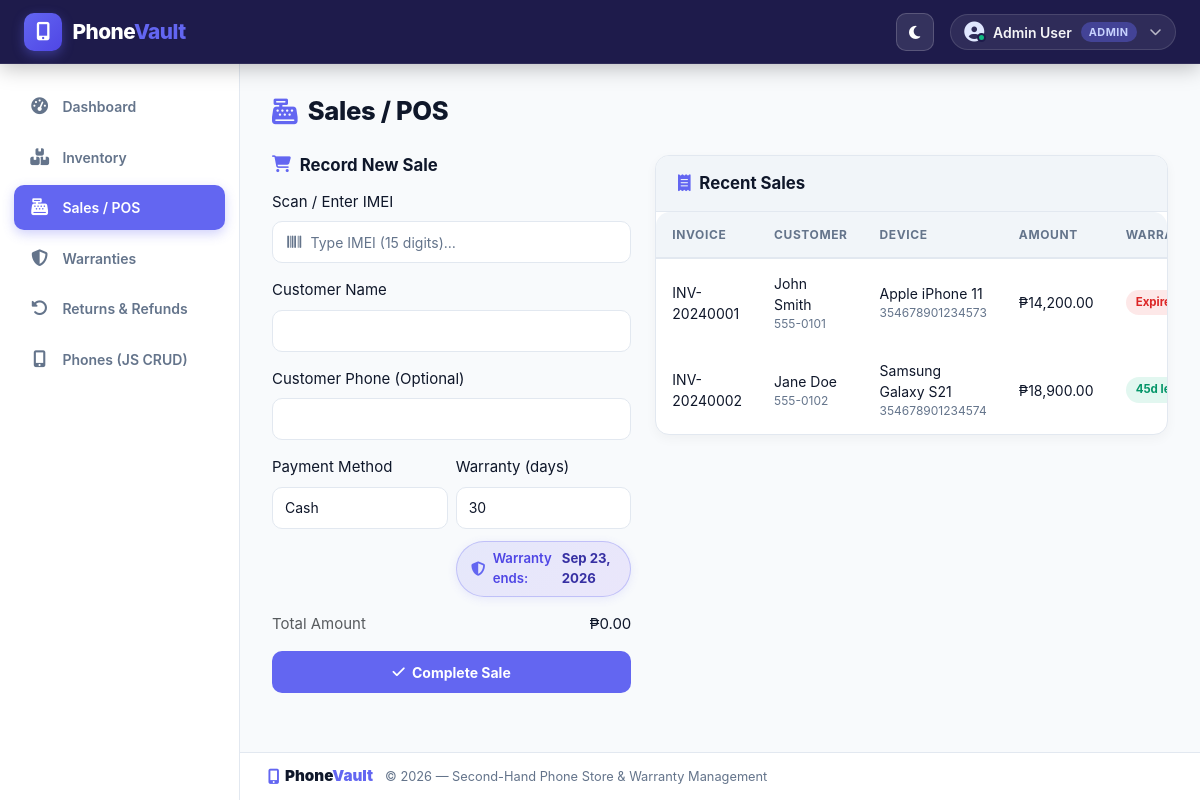
/sales.php (signed in), run on the app's committed database.
### tables this page shows
CREATE TABLE IF NOT EXISTS sales (
    id INT AUTO_INCREMENT PRIMARY KEY,
    invoice_no VARCHAR(20) NOT NULL UNIQUE,
    customer_name VARCHAR(100) NOT NULL,
    customer_phone VARCHAR(20),
    phone_id INT NOT NULL,
    total_amount DECIMAL(10,2) NOT NULL,
    payment_method ENUM('Cash','Card','Transfer') NOT NULL DEFAULT 'Cash',
    warranty_duration_days INT NOT NULL DEFAULT 30,
    warranty_end_date DATE NOT NULL,
    created_at TIMESTAMP DEFAULT CURRENT_TIMESTAMP,
    FOREIGN KEY (phone_id) REFERENCES phones(id)
);

CREATE TABLE IF NOT EXISTS phones (
    id INT AUTO_INCREMENT PRIMARY KEY,
    brand VARCHAR(50) NOT NULL,
    model VARCHAR(100) NOT NULL,
    imei VARCHAR(20) NOT NULL UNIQUE,
    storage VARCHAR(20),
    color VARCHAR(30),
    battery_health TINYINT UNSIGNED NOT NULL DEFAULT 100,
    condition_grade ENUM('Grade A','Grade B','Grade C') NOT NULL DEFAULT 'Grade A',
    cost_price DECIMAL(10,2) NOT NULL,
    selling_price DECIMAL(10,2) NOT NULL,
    status ENUM('Available','Sold','Returned') NOT NULL DEFAULT 'Available',
    created_at TIMESTAMP DEFAULT CURRENT_TIMESTAMP
);

### config/database.php (called while the page is built, shortened)
<?php
function getPDO(): PDO {
    static $pdo = null;
    if ($pdo !== null) return $pdo;
    $dsn = "mysql:host=" . DB_HOST . ";port=" . DB_PORT . ";dbname=" . DB_NAME . ";charset=" . DB_CHARSET;
    $options = [
        PDO::ATTR_ERRMODE            => PDO::ERRMODE_EXCEPTION,
        PDO::ATTR_DEFAULT_FETCH_MODE => PDO::FETCH_ASSOC,
        PDO::ATTR_EMULATE_PREPARES   => false,
    ];
    try {
        $pdo = new PDO($dsn, DB_USER, DB_PASS, $options);
    } catch (PDOException $e) {
        http_response_code(500);
        die(json_encode(['error' => 'DB connection failed: ' . $e->getMessage()]));
    }
    return $pdo;
}
function getStoreSetting(string $key, string $default = ''): string {
    try {
        $pdo = getPDO();
        $stmt = $pdo->prepare("SELECT setting_value FROM store_settings WHERE setting_key = ? LIMIT 1");
        $stmt->execute([$key]);
        $val = $stmt->fetchColumn();
        return ($val !== false && $val !== null && $val !== '') ? (string)$val : $default;
    } catch (Exception $e) {
        return $default;
    }
}

### sales.php (the view, shortened to what this page needs)
<?php
require_once __DIR__ . '/config/database.php';
$pdo = getPDO();
$preImei = htmlspecialchars($_GET['imei'] ?? '');
$defaultWarrantyDays = (int)getStoreSetting('default_warranty_days', '30');
$currencySymbol      = getStoreSetting('currency_symbol', '₱');
$recentSales = $pdo->query(
    "SELECT s.*, p.brand, p.model, p.imei FROM sales s
     JOIN phones p ON s.phone_id = p.id
     ORDER BY s.created_at DESC LIMIT 10"
)->fetchAll();
include __DIR__ . '/includes/header.php';
include __DIR__ . '/includes/navbar.php';
?>
<div class="d-flex">
<?php include __DIR__ . '/includes/sidebar.php'; ?>
<main class="pv-main">
    <div class="pv-page-header">
        <h1 class="pv-page-title"><i class="fa-solid fa-cash-register"></i> Sales / POS</h1>
    </div>
    <div class="row g-4">
        <div class="col-lg-5">
            <div class="pv-pos-panel">
                <h2 class="pv-card-title mb-3"><i class="fa-solid fa-cart-shopping"></i> Record New Sale</h2>
                <form method="POST" action="/Second_Hand_Phone_Store/sales.php">
                    <div class="mb-3">
                        <label class="form-label">Scan / Enter IMEI</label>
                        <div class="pv-search-wrap" style="max-width:100%">
                            <input type="text" class="form-control pv-input" id="posImei"
                                   placeholder="Type IMEI (15 digits)…"
                                   value="<?= $preImei ?>" autofocus required>
                        </div>
                    </div>
                    <div class="mb-3">
                        <label class="form-label">Customer Name</label>
                        <input type="text" class="form-control pv-input" name="customer_name" required>
                    </div>
                    <div class="mb-3">
                        <label class="form-label">Customer Phone (Optional)</label>
                        <input type="text" class="form-control pv-input" name="customer_phone">
                    </div>
                    <div class="row g-2 mb-3">
                        <div class="col-6">
                            <label class="form-label">Payment Method</label>
                            <select class="form-select pv-input" name="payment_method">
                                <option value="Cash">Cash</option>
                            </select>
                        </div>
                        <div class="col-6">
                            <label class="form-label">Warranty (days)</label>
                            <input type="number" class="form-control pv-input" name="warranty_duration_days"
                                   id="warrantyDays" value="<?= $defaultWarrantyDays ?>" min="0" max="365">
                            <div class="form-text" id="warrantyEndPreview"></div>
                        </div>
                    </div>
                    <div class="pv-pos-summary">
                        <div class="d-flex justify-content-between align-items-center">
                            <span class="text-muted">Total Amount</span>
                            <div class="pv-pos-total"><?= htmlspecialchars($currencySymbol) ?><span id="posTotalDisplay">0.00</span></div>
                        </div>
                    </div>
                    <button type="submit" class="pv-btn-primary w-100 justify-content-center mt-3 py-2">
                        <i class="fa-solid fa-check"></i> Complete Sale
                    </button>
                </form>
            </div>
        </div>
        <div class="col-lg-7">
            <div class="pv-card">
                <div class="pv-card-header">
                    <h2 class="pv-card-title"><i class="fa-solid fa-receipt"></i> Recent Sales</h2>
                </div>
                <div class="table-responsive">
                    <table class="pv-table">
                        <thead>
                            <tr>
                                <th>Invoice</th>
                                <th>Customer</th>
                                <th>Device</th>
                                <th>Amount</th>
                                <th>Warranty</th>
                            </tr>
                        </thead>
                        <tbody>
                        <?php if (empty($recentSales)): ?>
                            <tr><td colspan="6" class="text-center text-muted py-4">No sales recorded yet.</td></tr>
                        <?php else: ?>
                            <?php foreach ($recentSales as $s): ?>
                            <tr>
                                <td class="font-mono"><?= htmlspecialchars($s['invoice_no']) ?></td>
                                <td>
                                    <div><?= htmlspecialchars($s['customer_name']) ?></div>
                                    <div style="font-size:.75rem;color:var(--pv-text-muted)"><?= htmlspecialchars($s['customer_phone']) ?></div>
                                </td>
                                <td>
                                    <div><?= htmlspecialchars($s['brand'] . ' ' . $s['model']) ?></div>
                                    <div class="font-mono" style="font-size:.75rem;color:var(--pv-text-muted)"><?= htmlspecialchars($s['imei']) ?></div>
                                </td>
                                <td class="fw-700 text-primary-pv">₱<?= number_format($s['total_amount'], 2) ?></td>
                                <td>
                                    <?php
                                    $daysLeft = (int)ceil((strtotime($s['warranty_end_date']) - time()) / 86400);
                                    $wClass = $daysLeft > 0 ? 'pv-status-approved' : 'pv-status-rejected';
                                    ?>
                                    <span class="pv-status <?= $wClass ?>">
                                        <?= $daysLeft > 0 ? $daysLeft . 'd left' : 'Expired' ?>
                                    </span>
                                </td>
                            </tr>
                            <?php endforeach; ?>
                        <?php endif; ?>
                        </tbody>
                    </table>
                </div>
            </div>
        </div>
    </div>
<?php include __DIR__ . '/includes/footer.php'; ?>

### assets/css/custom.css (style rules this page uses)
:root { --pv-bg: #f8fafc; --pv-surface: #ffffff; --pv-surface-2: #f1f5f9; --pv-border: #e2e8f0; --pv-text: #0f172a; --pv-text-muted: #64748b; --pv-primary: #6366f1; --pv-primary-dark: #4f46e5; --pv-primary-light:#e0e7ff; --pv-primary-rgb: 99,102,241; --pv-success: #10b981; --pv-warning: #f59e0b; --pv-danger: #ef4444; --pv-info: #06b6d4; --pv-navbar-bg: #1e1b4b; --pv-sidebar-w: 240px; --pv-navbar-h: 64px; --pv-radius: 14px; --pv-radius-sm: 10px; --pv-shadow: 0 10px 30px -5px rgba(0,0,0,.08); --pv-shadow-sm: 0 4px 12px rgba(0,0,0,.04); --pv-transition: .25s cubic-bezier(.4, 0, .2, 1); }
*, *::before, *::after { box-sizing: border-box; }
body { background: var(--pv-bg); color: var(--pv-text); font-family: 'Inter', system-ui, -apple-system, sans-serif; font-size: .9375rem; min-height: 100vh; display: flex; flex-direction: column; transition: background var(--pv-transition), color var(--pv-transition); overflow-x: hidden; }
.pv-main { margin-top: var(--pv-navbar-h); margin-left: var(--pv-sidebar-w); padding: 2rem 2rem 5.5rem 2rem; flex: 1; min-height: calc(100vh - var(--pv-navbar-h)); transition: margin var(--pv-transition), padding var(--pv-transition); }
.pv-page-header { display: flex; align-items: center; justify-content: space-between; flex-wrap: wrap; gap: 1rem; margin-bottom: 1.75rem; }
.pv-page-title { font-size: 1.6rem; font-weight: 800; color: var(--pv-text); margin: 0; display: flex; align-items: center; gap: .65rem; letter-spacing: -.3px; }
.pv-page-title i { color: var(--pv-primary); }
.pv-card { background: var(--pv-surface); border: 1px solid var(--pv-border); border-radius: var(--pv-radius); box-shadow: var(--pv-shadow-sm); overflow: hidden; transition: background var(--pv-transition), border-color var(--pv-transition); }
.pv-card-header { padding: 1.1rem 1.35rem; border-bottom: 1px solid var(--pv-border); display: flex; align-items: center; justify-content: space-between; flex-wrap: wrap; gap: .75rem; background: var(--pv-surface-2); }
.pv-card-title { font-size: 1.05rem; font-weight: 700; color: var(--pv-text); margin: 0; display: flex; align-items: center; gap: .55rem; }
.pv-card-title i { color: var(--pv-primary); }
.pv-status { display: inline-flex; align-items: center; gap: .3rem; padding: 4px 10px; border-radius: 99px; font-size: .72rem; font-weight: 700; white-space: nowrap; }
.pv-status-approved { background: rgba(16,185,129,.12); color: #059669; }
.pv-status-rejected { background: rgba(239,68,68,.12); color: #dc2626; }
.table-responsive { border-radius: var(--pv-radius); overflow-x: auto; -webkit-overflow-scrolling: touch; }
.pv-table { width: 100%; border-collapse: separate; border-spacing: 0; font-size: .875rem; }
.pv-table thead th { background: var(--pv-surface-2); color: var(--pv-text-muted); font-size: .75rem; font-weight: 700; text-transform: uppercase; letter-spacing: .6px; padding: .85rem 1rem; border-bottom: 2px solid var(--pv-border); white-space: nowrap; }
.pv-table tbody tr { border-bottom: 1px solid var(--pv-border); transition: background var(--pv-transition); }
.pv-table tbody td { padding: .85rem 1rem; color: var(--pv-text); vertical-align: middle; }
.pv-table tbody tr:last-child td { border-bottom: none; }
.pv-btn-primary { background: var(--pv-primary); color: #ffffff; border: none; border-radius: var(--pv-radius-sm); padding: .55rem 1.25rem; min-height: 42px; font-size: .875rem; font-weight: 700; cursor: pointer; transition: all var(--pv-transition); display: inline-flex; align-items: center; justify-content: center; gap: .45rem; text-decoration: none; }
.pv-input { background: var(--pv-surface) !important; border: 1px solid var(--pv-border) !important; color: var(--pv-text) !important; border-radius: var(--pv-radius-sm) !important; font-size: .875rem !important; min-height: 42px; transition: border-color var(--pv-transition), box-shadow var(--pv-transition) !important; }
.pv-input::placeholder { color: var(--pv-text-muted) !important; }
.pv-search-wrap { position: relative; max-width: 320px; width: 100%; }
.pv-search-wrap input { padding-left: 2.35rem !important; }

### data on the page
sales: invoice_no "INV-20240001", customer_name "John Smith", customer_phone "555-0101", phone.model "Apple iPhone 11", phone.imei "354678901234573", total_amount "14,200.00", warranty_end_date "Expired"
sales: invoice_no "INV-20240002", customer_name "Jane Doe", customer_phone "555-0102", phone.model "Samsung Galaxy S21", phone.imei "354678901234574", total_amount "18,900.00", warranty_end_date "45"

### other printed values
$user['name'] "Admin User"
$user['role'] "ADMIN"
$item['label'] "Dashboard"
$item['label'] "Inventory"
$item['label'] "Sales / POS"
$item['label'] "Warranties"
$item['label'] "Returns & Refunds"
$item['label'] "Phones (JS CRUD)"
$currencySymbol "₱"
